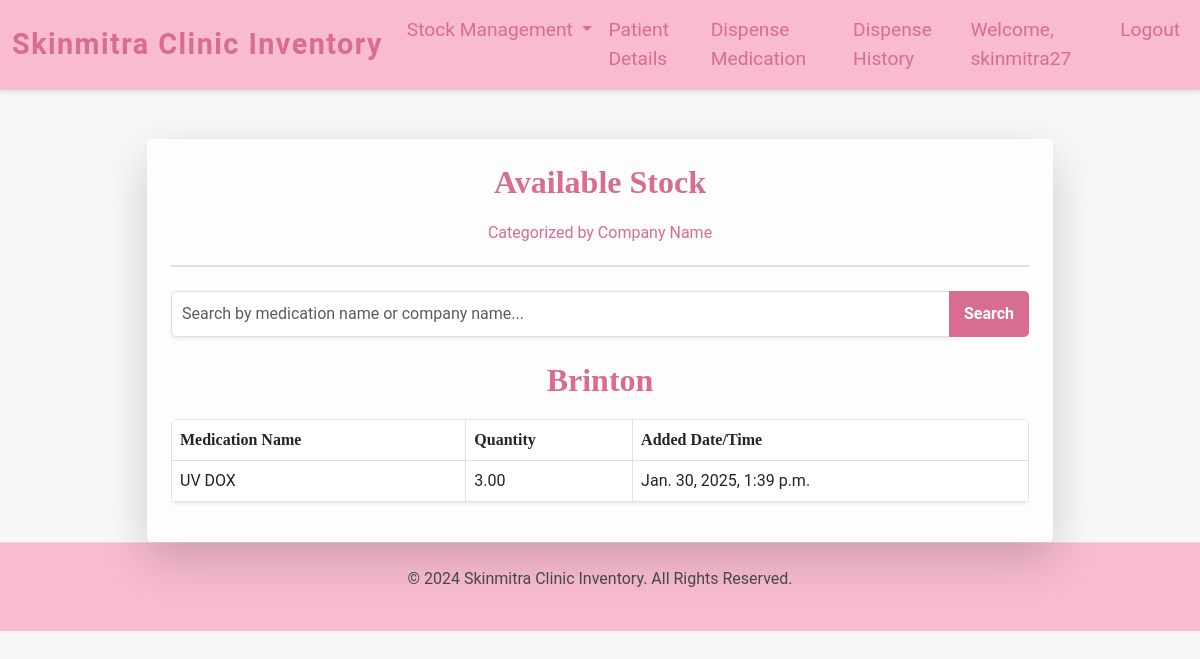
Before: /available_stock/ (signed in) with the older database file.
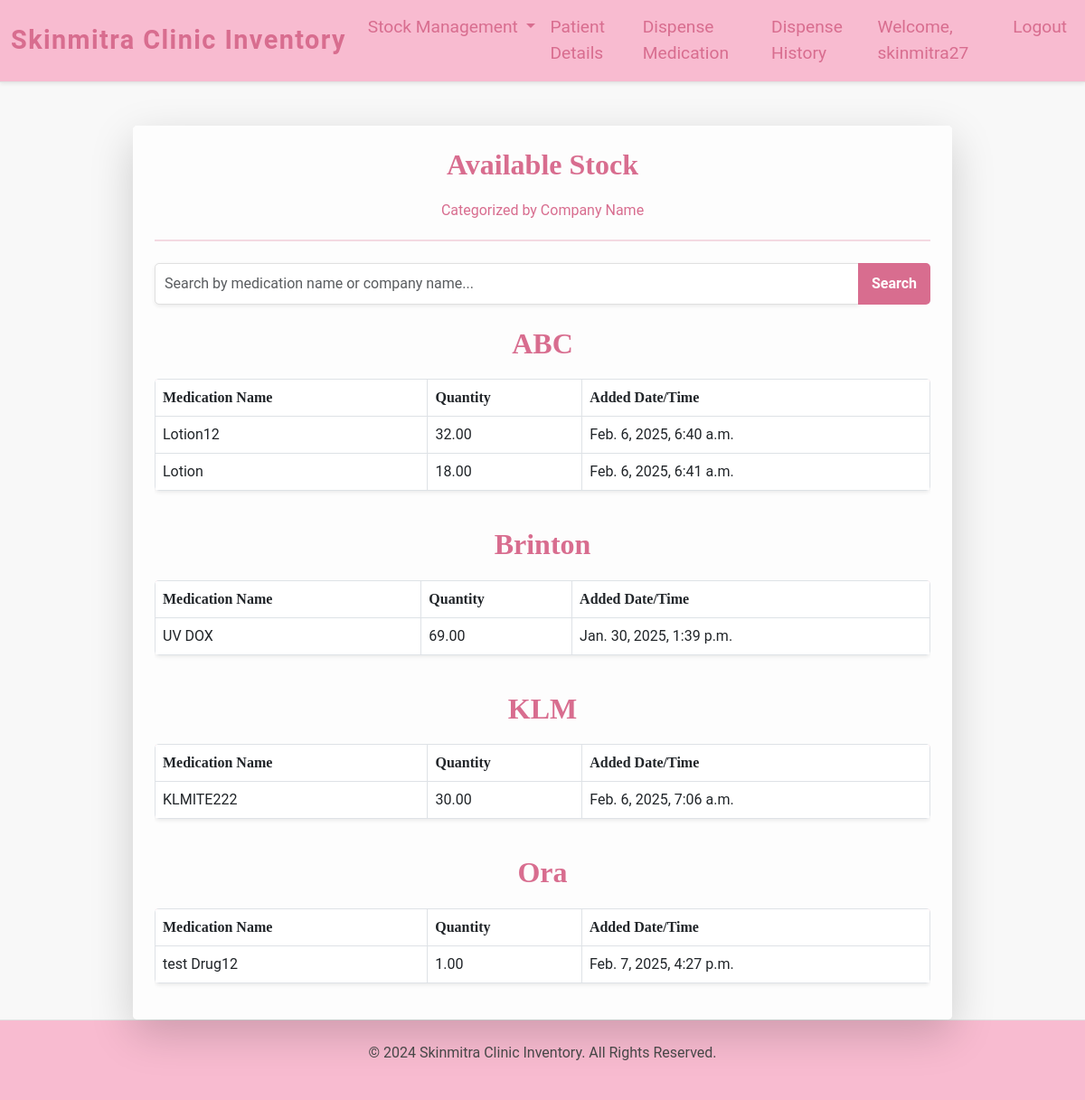
After: the same page with the newer database file.
### inventory/models.py (models this page shows, shortened)
class Medication(models.Model):
    name = models.CharField(max_length=100)
    quantity = models.DecimalField(max_digits=10, decimal_places=2)
    date_added = models.DateTimeField(auto_now_add=True)
    company_name = models.CharField(max_length=255, default="Unknown")
    mr_number = models.CharField(max_length=255, default="Unknown")

### inventory/views.py (the view)
# urls.py: path('available_stock/', views.available_stock, name='available_stock'),
@login_required
def available_stock(request):
    query = request.GET.get("search", "")  # Get the search query
    if query:
        medications = Medication.objects.filter(
            Q(name__icontains=query) | Q(company_name__icontains=query),
            quantity__gt=0
        )
    else:
        medications = Medication.objects.filter(quantity__gt=0)
    grouped_medications = {}
    for company_name, meds in groupby(medications.order_by("company_name"), key=lambda x: x.company_name):
        grouped_medications[company_name] = list(meds)
    return render(
        request,
        "available_stock.html",
        {"grouped_medications": grouped_medications, "search_query": query},
    )

### inventory/templates/available_stock.html (shortened to what this page needs)
{% extends "base.html" %}
{% block content %}
<div class="container mt-5">
    <div class="row justify-content-center">
        <div class="col-md-10">
            <div class="card shadow-lg border-0">
                <div class="card-body p-4">
                    <div class="text-center mb-4">
                        <h1 class="available-stock-heading">Available Stock</h1>
                        <p class="lead-text">Categorized by Company Name</p>
                        <hr class="hr-style">
                    </div>
                    <form method="GET" action="{% url 'available_stock' %}" class="mb-4">
                        <div class="input-group">
                            <input
                                type="text"
                                name="search"
                                class="form-control shadow-sm"
                                placeholder="Search by medication name or company name..."
                                value="{{ search_query }}"
                                aria-label="Search">
                            <button class="btn btn-custom" type="submit">Search</button>
                        </div>
                    </form>
                    {% if grouped_medications %}
                        {% for company, medications in grouped_medications.items %}
                        <h3 class="mt-4 available-stock-heading">{{ company }}</h3>
                        <div class="table-responsive">
                            <table class="table table-bordered table-hover shadow-sm">
                                <thead class="table-heading">
                                    <tr>
                                        <th>Medication Name</th>
                                        <th>Quantity</th>
                                        <th>Added Date/Time</th>
                                    </tr>
                                </thead>
                                <tbody>
                                    {% for medication in medications %}
                                    <tr>
                                        <td>{{ medication.name }}</td>
                                        <td>{{ medication.quantity }}</td>
                                        <td>{{ medication.date_added }}</td>
                                    </tr>
                                    {% endfor %}
                                </tbody>
                            </table>
                        </div>
                        {% endfor %}
                    {% else %}
                    <div class="text-center mt-4">
                        <p class="text-muted">No medications match your search criteria.</p>
                    </div>
                    {% endif %}
                </div>
            </div>
        </div>
    </div>
</div>
{% endblock %}

### inventory/templates/base.html (shortened to what this page needs)
{% load static %}
<!DOCTYPE html>
<html lang="en">
<head>
    <link href="https://cdn.jsdelivr.net/npm/bootstrap@5.3.0/dist/css/bootstrap.min.css" rel="stylesheet">
    <link href="https://cdn.jsdelivr.net/npm/select2@4.0.13/dist/css/select2.min.css" rel="stylesheet" />
    <link rel="stylesheet" href="{% static 'css/styles.css' %}">
</head>
<body>
    <nav class="navbar navbar-expand-lg navbar-light shadow-sm">
        <div class="container-fluid">
            <a class="navbar-brand" href="/">Skinmitra Clinic Inventory</a>
            <div class="collapse navbar-collapse" id="navbarNav">
                <ul class="navbar-nav ms-auto">
                    <li class="nav-item dropdown">
                        <a class="nav-link dropdown-toggle" href="#" id="navbarDropdown" role="button" data-bs-toggle="dropdown" aria-expanded="false">
                            Stock Management
                        </a>
                    </li>
                    <li class="nav-item">
                        <a class="nav-link" href="/patient_details/">Patient Details</a>
                    </li>
                    <li class="nav-item">
                        <a class="nav-link" href="/dispense_medication/">Dispense Medication</a>
                    </li>
                    <li class="nav-item">
                        <a class="nav-link" href="/dispensing-history/">Dispense History</a>
                    </li>
                    {% if user.is_authenticated %}
                    <li class="nav-item">
                        <span class="nav-link user-info">Welcome, {{ user.username }}</span>
                    </li>
                    {% else %}
                    <li class="nav-item">
                        <a class="nav-link" href="/login/">Login</a>
                    </li>
                    {% endif %}
                    <li class="nav-item">
                        <a class="nav-link" href="/logout/">Logout</a>
                    </li>
                </ul>
            </div>
        </div>
    </nav>
    <div class="container mt-4">
        {% block content %}
        {% endblock %}
    </div>
    <footer class="text-center py-4">
        <p class="footer-text">&copy; 2024 Skinmitra Clinic Inventory. All Rights Reserved.</p>
    </footer>
</body>
</html>

### inventory/static/css/styles.css (style rules this page uses)
body { background-color: #F8F8F8; font-family: 'Roboto', sans-serif; font-size: 1rem; color: #4a4a4a; }
.navbar { background-color: #F8BBD0; border-bottom: 1px solid #E0E0E0; box-shadow: 0 2px 4px rgba(0, 0, 0, 0.1); }
.navbar-brand { font-size: 1.8rem; font-weight: bold; color: #D86D8F; font-family: 'Roboto', sans-serif; letter-spacing: 0.05em; }
.navbar-nav .nav-link { font-size: 1.2rem; color: #D86D8F; font-family: 'Roboto', sans-serif; transition: color 0.3s ease; }
.card { border: 1px solid #E0E0E0; box-shadow: 0 4px 8px rgba(0, 0, 0, 0.1); border-radius: 5px; overflow: hidden; }
.card-body { background-color: #FDFDFD; }
.table { background-color: #fff; border-radius: 5px; overflow: hidden; }
.table-heading { background-color: #F8BBD0; color: #333; font-family: 'Playfair Display', serif; }
.available-stock-heading, .low-stock-heading, .add-medicine-heading, .dispense-medication-heading, .patient-details-heading, .history-heading, .disp-hist-heading { color: #D86D8F !important; font-size: 2rem; font-weight: bold; font-family: 'Playfair Display', serif; margin-bottom: 20px; text-align: center; }
.lead-text, .text-center-custom { color: #D86D8F; font-size: 1rem; font-family: 'Roboto', sans-serif; }
.hr-style { border: 1px solid #D86D8F; margin: 20px 0; }
.form-control { border-radius: 5px; box-shadow: 0 2px 4px rgba(0, 0, 0, 0.1); padding: 10px; border: 1px solid #E0E0E0; }
.btn-submit, .btn-custom, .btn-outline-primary, .btn-primary, .btn-outline-secondary, .btn-warning, .btn-danger, .btn-close, .close, .btn-secondary, .btn-success { background-color: #D86D8F; color: white; border: none; font-weight: bold; padding: 10px 15px; border-radius: 5px; font-family: 'Roboto', sans-serif; font-size: 1rem; transition: background-color 0.3s ease; }
footer { background-color: #F8BBD0; color: #4a4a4a; padding: 20px 0; text-align: center; font-size: 1rem; border-top: 1px solid #E0E0E0; }

Changed rows visible on the page:
added Medication: company_name "ABC", name "Lotion12", quantity "32.00", date_added "Feb. 6, 2025, 6:40 a.m."
added Medication: name "Lotion", quantity "18.00", date_added "Feb. 6, 2025, 6:41 a.m.", shown under "ABC"
changed Medication "Brinton": quantity "3.00" → "69.00"
added Medication: company_name "KLM", name "KLMITE222", quantity "30.00", date_added "Feb. 6, 2025, 7:06 a.m."
added Medication: company_name "Ora", name "test Drug12", quantity "1.00", date_added "Feb. 7, 2025, 4:27 p.m."
